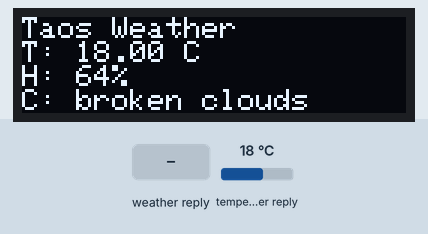
Bench run of a sketch on a simulated ESP32. Parts: 128×32 one-colour display. The test bench sets the inputs (shaded band); at power-on: temperature in the weather reply 18 °C. WiFi joins after 1.5 s; servers stay silent unless stated; web services answer with replies made up by the test bench; what the sketch prints to the serial monitor is not drawn.

Above: at 10.8 s.
10.9 s: weather in the web reply set to Clear
At 20.9 s:
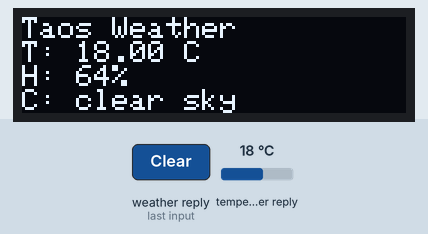
21.9 s: weather in the web reply set to Rain
At 31.6 s:
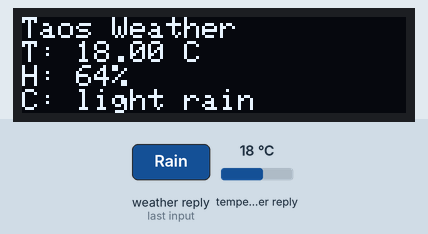
32.1 s: weather in the web reply set to Snow
At 41.2 s:
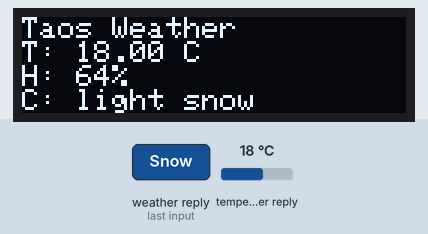
42.3 s: weather in the web reply set to Thunderstorm
At 52.0 s:
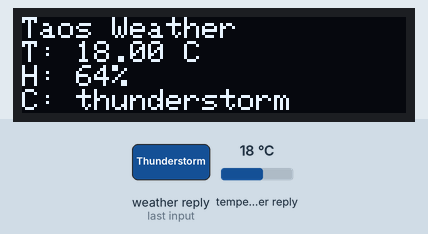
52.5 s: weather in the web reply set to Mist
At 61.6 s:
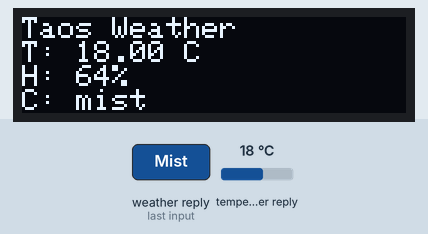
62.7 s: temperature in the weather reply set to -14 °C
At 72.4 s:
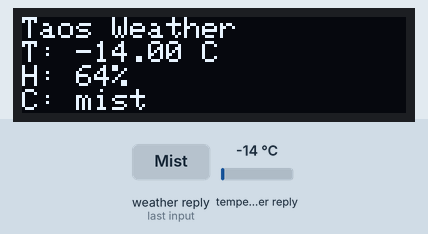
Timing chart, 0 to 73.9 s (numbered marks = the images above; inputs shaded):
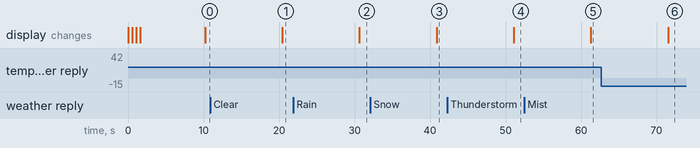

The sketch:

weather-HTTP-basic-OLED.ino
```cpp
#include <WiFi.h>
#include <HTTPClient.h>
#include <ArduinoJson.h>           // For JSON parsing
#include <Adafruit_SSD1306.h>      // For OLED display
#include <Adafruit_GFX.h>          // For graphics routines

// WiFi & API Configuration
const char* ssid = "emeraldcity";
const char* password = "spacemonkeys";
String openWeatherMapApiKey = "Open Weather API Key";
String city = "Taos";
String countryCode = "US";

// OLED Display Configuration for a 128x32 display
#define SCREEN_WIDTH 128
#define SCREEN_HEIGHT 32
// For I2C, address is often 0x3C; pass -1 if no hardware reset pin is used.
Adafruit_SSD1306 display(SCREEN_WIDTH, SCREEN_HEIGHT, &Wire, -1);

// Timing for weather updates (milliseconds)
unsigned long lastTime = 0;
unsigned long timerDelay = 10000; // Update every 10 seconds

void setup() {
  Serial.begin(115200);

  // Initialize OLED display
  if (!display.begin(SSD1306_SWITCHCAPVCC, 0x3C)) {
    Serial.println("OLED allocation failed");
    while (1); // Loop forever if OLED init fails
  }
  display.clearDisplay();
  display.display();

  WiFiConnect();
}

void loop() {
  // If WiFi drops, attempt reconnection.
  if (WiFi.status() != WL_CONNECTED) {
    WiFiConnect();
  }

  // Update weather every timerDelay milliseconds.
  if ((millis() - lastTime) > timerDelay) {
    UpdateWeatherDisplay();
    lastTime = millis();
  }
}

void WiFiConnect() {
  Serial.println("Connecting to WiFi...");

  // Clear display and show initial status.
  display.clearDisplay();
  display.setTextSize(1);
  display.setTextColor(SSD1306_WHITE);
  display.setCursor(0, 0);
  display.println("Connecting to WiFi...");
  display.display();

  WiFi.begin(ssid, password);
  unsigned long startAttemptTime = millis();
  unsigned long elapsed = 0;

  // Attempt connection for up to 20 seconds.
  while (WiFi.status() != WL_CONNECTED && (elapsed < 20000)) {
    delay(500);
    elapsed = millis() - startAttemptTime;

    // Print debugging info to Serial.
    Serial.print("Elapsed: ");
    Serial.print(elapsed);
    Serial.print(" ms, WiFi Status: ");
    Serial.println(WiFi.status());

    // Update the OLED display with elapsed time and status code.
    display.clearDisplay();
    display.setCursor(0, 0);
    display.println("Connecting to WiFi...");
    display.setCursor(0, 10);
    display.print("Time: ");
    display.print(elapsed);
    display.println(" ms");
    display.setCursor(0, 20);
    display.print("Status: ");
    display.println(WiFi.status());
    display.display();
  }

  // If still not connected after the timeout, restart the board.
  if (WiFi.status() != WL_CONNECTED) {
    Serial.println("\nWiFi Connection Failed. Restarting...");
    ESP.restart();
  } else {
    Serial.print("\nWiFi Connected in ");
    Serial.print(elapsed);
    Serial.print(" ms, Status: ");
    Serial.println(WiFi.status());

    display.clearDisplay();
    display.setCursor(0, 0);
    display.println("WiFi Connected!");
    display.setCursor(0, 10);
    display.print("Time: ");
    display.print(elapsed);
    display.println(" ms");
    display.display();
    delay(1000);
  }
}

String httpGETRequest(const char* /*unused*/) {
  WiFiClient client;
  HTTPClient http;

  // Build the full URL for the OpenWeatherMap API request.
  String URL = "http://api.openweathermap.org/data/2.5/weather";
  URL += "?q=" + city + "," + countryCode;
  URL += "&units=metric";
  URL += "&APPID=" + openWeatherMapApiKey;

  http.begin(client, URL);
  int httpResponseCode = http.GET();
  String payload = "{}";

  if (httpResponseCode > 0) {
    Serial.print("HTTP Response code: ");
    Serial.println(httpResponseCode);
    payload = http.getString();
  } else {
    Serial.print("Error code: ");
    Serial.println(httpResponseCode);
    display.clearDisplay();
    display.setCursor(0, 0);
    display.println("API Error Occurred");
    display.display();
  }
  http.end();
  return payload;
}

void UpdateWeatherDisplay() {
  // Retrieve weather data from the API.
  String serverURL = "http://api.openweathermap.org/data/2.5/weather";
  String response = httpGETRequest(serverURL.c_str());

  // Allocate a JSON document; adjust capacity as needed.
  DynamicJsonDocument doc(2048);
  DeserializationError error = deserializeJson(doc, response);

  if (!error) {
    display.clearDisplay();
    display.setTextSize(1);
    display.setTextColor(SSD1306_WHITE);

    // Line 0: Header with the city.
    display.setCursor(0, 0);
    display.print(city);
    display.println(" Weather");

    // Retrieve weather data from JSON.
    float temp = doc["main"]["temp"];
    int humidity = doc["main"]["humidity"];
    const char* weatherDesc = doc["weather"][0]["description"];

    // Line 1: Temperature.
    display.setCursor(0, 8);
    display.print("T: ");
    display.print(temp);
    display.println(" C");

    // Line 2: Humidity.
    display.setCursor(0, 16);
    display.print("H: ");
    display.print(humidity);
    display.println("%");

    // Line 3: Conditions (may be truncated if too long).
    display.setCursor(0, 24);
    display.print("C: ");
    display.println(weatherDesc);

    display.display();
  } else {
    Serial.println("Error parsing JSON. Please check the response.");
  }
}
```

Measured:
- after the input at 10.9 s, the display: changes after 9.5 s (image 1)
- after the input at 21.9 s, the display: changes after 8.7 s (image 2)
- after the input at 32.1 s, the display: changes after 8.8 s (image 3)
- after the input at 42.3 s, the display: changes after 8.8 s (image 4)
- after the input at 52.5 s, the display: changes after 8.8 s (image 5)
- after the input at 62.7 s, the display: changes after 8.8 s (image 6)
